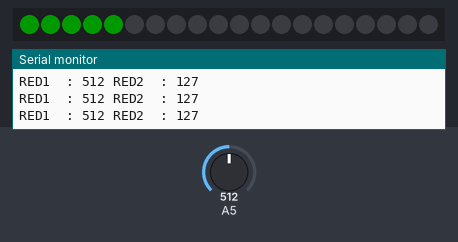
Bench run of a sketch on a simulated Arduino Uno, built with avr-gcc and run on an emulated ATmega328P. Shown: 20 RGB LEDs in strip order, left to right, the last lines printed to the serial monitor. Inputs (shaded band) come from the test bench; at power-on: A5 = 512. Dim RGB values are drawn brighter than linear.

Above: at 2.2 s.
2.3 s: A5 set to 28
4.0 s: A5 set to 22
At 4.8 s:
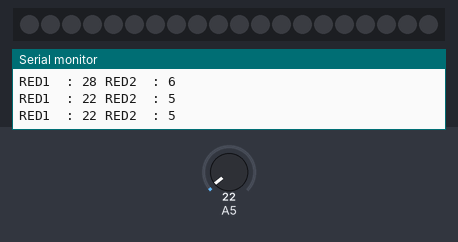
5.5 s: A5 set to 122
At 6.2 s:
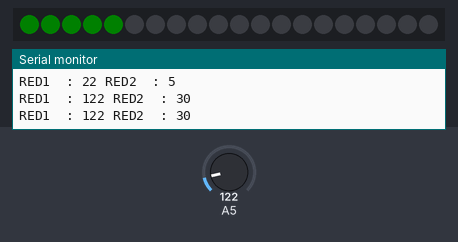
7.0 s: A5 set to 0
At 7.5 s:
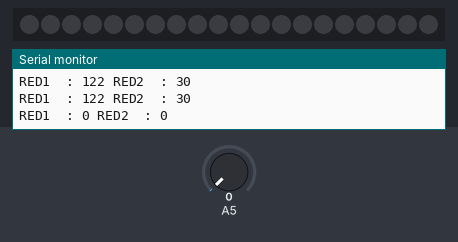
8.5 s: A5 set to 511
At 8.8 s:
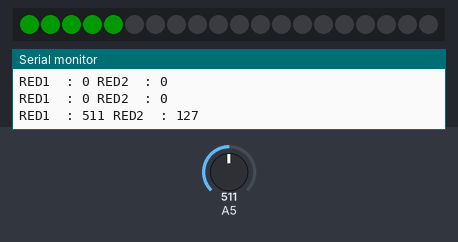
Timing chart, 0 to 11.0 s (numbered marks = the images above; inputs shaded):
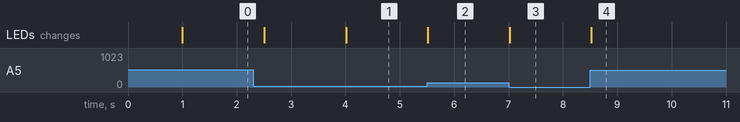

Measured:
- the behaviour switches between 25 and 24 on A5 (found by bisection; images 0 and 1)
- after the input at 4.0 s, the LEDs: change at once (image 1)
- after the input at 5.5 s, the LEDs: change at once (image 2)
- after the input at 7.0 s, the LEDs: change at once (image 3)
- after the input at 8.5 s, the LEDs: change at once (image 4)

The sketch:

LIGHTS_ws2811_mark7_module1.ino
```cpp
#include "FastLED.h"

#define LED_TYPE    WS2811
#define LED_PIN     7
#define NUM_LEDS    20
#define BRIGHTNESS  64

#define COLOR_ORDER RBG

//default: GRB results in RBG(tested)
//we want: blue/green/red (so type RBG) -> IT WORKS!!! CRGB (blue, green red)

CRGB leds[NUM_LEDS];

void setup()
{
  FastLED.addLeds<LED_TYPE, LED_PIN, COLOR_ORDER>(leds, NUM_LEDS).setCorrection( TypicalLEDStrip );
  Serial.begin(9600);
  delay(1000);

  FastLED.setBrightness(50);
  set_max_power_in_volts_and_milliamps(12, 700);


}

//prints whatever is on analog pin
void PinDebug (int AnalogPin)
{
  Serial.println(AnalogPin);
  delay(100);
}


void loop()
{
   //ORDER IS: CRGB (blue, green, red)


  int red = 0;
  int green = 255;
  int blue = 0;

  //fill_solid(leds, NUM_LEDS, CRGB::Black);

  leds[0] = CRGB (blue, green, red);
  leds[1] = CRGB (blue, green, red);
  leds[2] = CRGB (blue, green, red);
  leds[3] = CRGB (blue, green, red);
  leds[4] = CRGB (blue, green, red);

  //fill_solid(leds, NUM_LEDS, CRGB::Black);

  int newRed = analogRead(5); //reads A1
  Serial.print("RED1  : ");
  Serial.print(newRed);
  Serial.print(" RED2  : ");
  newRed = map(newRed, 0, 1023, 0, 255);
  Serial.println(newRed);
  //delay (100);
  //note that increments happen AFTER the statement is executed


  //note that increments happen AFTER the statement is executed
  for (int y=0; y < 5 ; y++){
    //works up til ledArray[4]
    leds[y] = CRGB (0, newRed, 0);
  }
  FastLED.show();

  delay(500);
}
```
